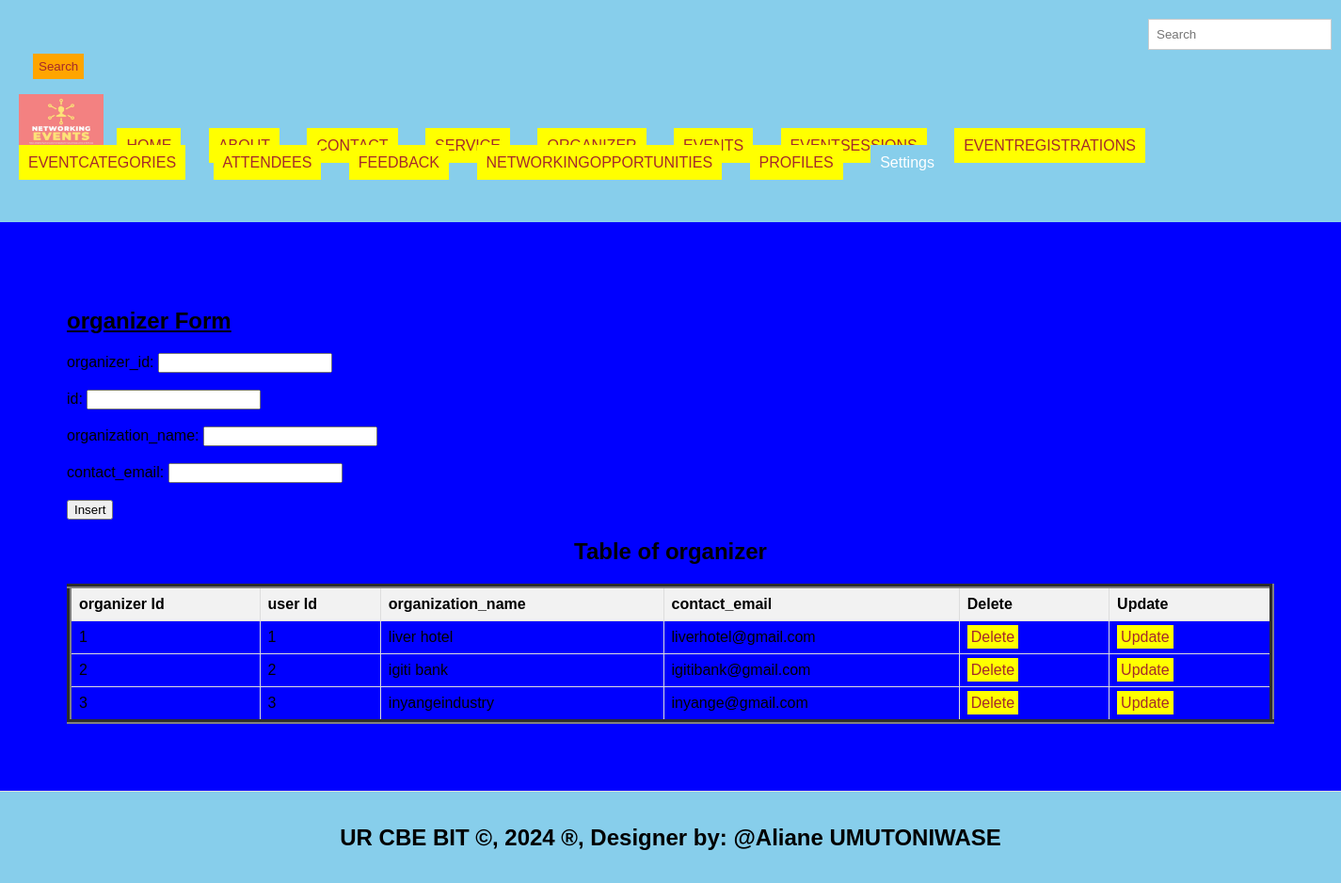
The page /organizer.php on the database its author committed.
### tables this page shows
CREATE TABLE `organizer` (
  `organizer_id` int(11) NOT NULL,
  `id` int(11) DEFAULT NULL,
  `organization_name` varchar(255) DEFAULT NULL,
  `contact_email` varchar(255) DEFAULT NULL
);

### organizer.php (the view, shortened to what this page needs)
<!DOCTYPE html>
<html lang="en">
<head>
  <link rel="stylesheet" type="text/css" href="style.css" title="style 1" media="screen, tv, projection, handheld, print"/>
  </head>
  <header>
<body bgcolor="blue">
  <form class="d-flex" role="search" action="search.php">
      <input class="form-control me-2" type="search" placeholder="Search" aria-label="Search" name="query">
      <button class="btn btn-outline-success" type="submit">Search</button>
    </form>
  <ul style="list-style-type: none; padding: 0;">
    <li style="display: inline; margin-right: 10px;">
    <img src="./images/logo.jpg" width="90" height="60" alt="Logo">
  </li>
   <li style="display: inline; margin-right: 10px;"><a href="./home.html">HOME</a>
  </li>
    <li style="display: inline; margin-right: 10px;"><a href="./about.html">ABOUT</a>
  </li>
    <li style="display: inline; margin-right: 10px;"><a href="./contact.html">CONTACT</a>
  </li>
    <li style="display: inline; margin-right: 10px;"><a href="./Service.html">SERVICE</a>
  </li>
    <li style="display: inline; margin-right: 10px;"><a href="./organizer.php">ORGANIZER</a>
  </li>
    <li style="display: inline; margin-right: 10px;"><a href="./events.php">EVENTS</a>
  </li>
    <li style="display: inline; margin-right: 10px;"><a href="./eventsessions.php">EVENTSESSIONS</a>
  </li>
    <li style="display: inline; margin-right: 10px;"><a href="./eventregistrations.php">EVENTREGISTRATIONS</a>
  </li>
    <li style="display: inline; margin-right: 10px;"><a href="./eventcategories.php">EVENTCATEGORIES</a>
  </li>
    <li style="display: inline; margin-right: 10px;"><a href="./attendees.php">ATTENDEES</a>
  </li>
    <li style="display: inline; margin-right: 10px;"><a href="./feedback.php">FEEDBACK</a>
  </li>
    <li style="display: inline; margin-right: 10px;"><a href="./networking_opportunities.php">NETWORKINGOPPORTUNITIES</a>
  </li>
  <li style="display: inline; margin-right: 10px;"><a href="./profiles.php">PROFILES</a>
  </li>
    <li class="dropdown" style="display: inline; margin-right: 10px;">
      <a href="#" style="padding: 10px; color: white; background-color: skyblue; text-decoration: none; margin-right: 15px;">Settings</a>
    </li><br><br>
  </ul>
</header>
<section>
    <h1><u> organizer Form </u></h1>
    <form method="post" onsubmit="return confirmInsert();">
        <label for="oid">organizer_id:</label>
        <input type="number" id="oid" name="oid"><br><br>
        <label for="uid">id:</label>
        <input type="number" id="uid" name="uid"><br><br>
        <label for="oname">organization_name:</label>
        <input type="text" id="oname" name="oname" required><br><br>
        <label for=ceml>contact_email:</label>
        <input type="text" id="ceml" name="ceml" required><br><br>
        <input type="submit" name="add" value="Insert">
    </form>
<!DOCTYPE html>
<html>
<head>
</head>
<body>
    <center><h2>Table of organizer</h2></center>
    <table border="5">
        <tr>
            <th>organizer Id</th>
            <th>user Id</th>
            <th>organization_name</th>
            <th>contact_email</th>
            <th>Delete</th>
            <th>Update</th>
        </tr>
        <?php
       include('database_connection.php');
        $sql = "SELECT * FROM organizer";
        $result = $connection->query($sql);
        if ($result->num_rows > 0) {
            while ($row = $result->fetch_assoc()) {
                $oid = $row['organizer_id'];
                echo "<tr>
                    <td>" . $row['organizer_id'] . "</td>
                    <td>" . $row['id'] . "</td>
                    <td>" . $row['organization_name'] . "</td>
                    <td>" . $row['contact_email'] . "</td>
                    <td><a style='padding:4px' href='delete_organizer.php?organizer_id=$oid'>Delete</a></td>
                    <td><a style='padding:4px' href='update_organizer.php?organizer_id=$oid'>Update</a></td>
                </tr>";
            }
        } else {
            echo "<tr><td colspan='6'>No data found</td></tr>";
        }
        ?>
    </table>
</body>
    </section>
<footer>
  <center>
    <marquee behavior='alternate'>
    <b><h2>UR CBE BIT &copy, 2024 &reg, Designer by: @Aliane UMUTONIWASE</h2></b>
  </marquee>
  </center>
</footer>
</body>
</html>

### style.css (style rules this page uses)
body { font-family: Arial, sans-serif; margin: 0; padding: 0; }
.form-control { padding: 8px; margin-left: 4px; border: 1px solid #ccc; }
.btn { padding: 6px; background-color: orange; color: brown; border: none; }
.dropdown { position: relative; display: inline; margin-right: 10px; }
body { font-family: Arial,sans-serif; margin:0; padding:0; }
header { background-color:skyblue; padding: 20px; }
.dropdown { position: right; display:right; direction:rtl; }
section { padding:28px; border-bottom: 1px solid #ddd; }
footer { text-align: center; padding: 15px; background-color:skyblue; }

### organizer.php (style rules this page uses)
a { padding: 10px; color: white; background-color: yellow; text-decoration: none; margin-right: 15px; }
a:link { color: brown; }
button.btn { margin-left: 15px; margin-top: 4px; }
input.form-control { margin-left: 1200px; padding: 8px; }
header { background-color:skyblue; }
section { padding:71px; border-bottom: 1px solid #ddd; }
footer { text-align: center; padding: 15px; background-color:skyblue; }
table { width: 100%; border-collapse: collapse; }
th, td { border: 1px solid #ddd; padding: 8px; text-align: left; }
th { background-color: #f2f2f2; }

### rows shown on the page
organizer: organizer_id "1", id "1", organization_name "liver hotel", contact_email "liverhotel@gmail.com"
organizer: organizer_id "2", id "2", organization_name "igiti bank", contact_email "igitibank@gmail.com"
organizer: organizer_id "3", id "3", organization_name "inyangeindustry", contact_email "inyange@gmail.com"
